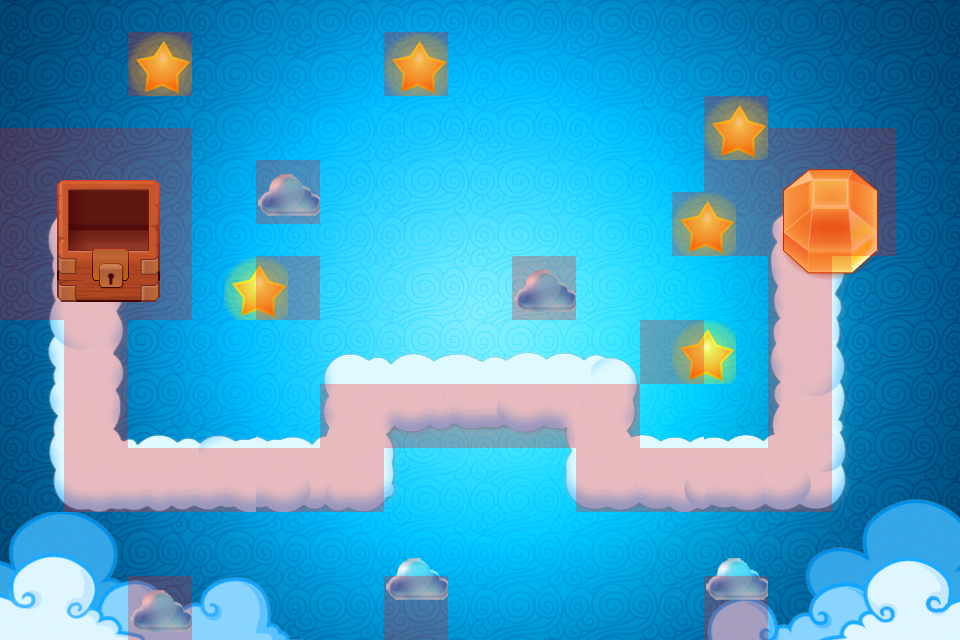

Rendered tile map (Tiled .tmx) drawn with the repository's tilesets; below, a short description and the map source with its tile grids summarised:
An orthogonal 30x20 tile map with 32x32 px tiles, 5 tile layers (background, firstLayer, secondLayer, fourLayer, ...), 4 tilesets and 2 objects (princess, monster).

<map version="1.0" orientation="orthogonal" renderorder="right-down" width="30" height="20" tilewidth="32" tileheight="32">
 <tileset firstgid="1" name="sky" tilewidth="32" tileheight="32">
  <image source="sky.png" width="960" height="640" />
 </tileset>
 <tileset firstgid="601" name="sky2" tilewidth="32" tileheight="32">
  <image source="sky2.png" width="960" height="482" />
 </tileset>
 <tileset firstgid="1051" name="level_1" tilewidth="32" tileheight="32">
  <image source="levelResource.png" width="1280" height="640" />
  <tile id="0">
   <properties>
    <property name="collidable" value="false" />
   </properties>
  </tile>
 </tileset>
 <tileset firstgid="1851" name="collidablesTileSet" tilewidth="32" tileheight="32">
  <image source="collidablesTileSet.png" width="192" height="64" />
  <tile id="0">
   <properties>
    <property name="collidable" value="true" />
   </properties>
  </tile>
  <tile id="1">
   <properties>
    <property name="collidable" value="true" />
   </properties>
  </tile>
  <tile id="6">
   <properties>
    <property name="collidable" value="true" />
   </properties>
  </tile>
  <tile id="7">
   <properties>
    <property name="collidable" value="true" />
   </properties>
  </tile>
 </tileset>
 <layer name="background" width="30" height="20">
  <data>[600 cells, 600 non-empty, 600 distinct tile ids]</data>
 </layer>
 <layer name="firstLayer" width="30" height="20">
  <data>[600 cells, 391 non-empty, 379 distinct tile ids]</data>
 </layer>
 <layer name="secondLayer" width="30" height="20">
  <data>[600 cells, 36 non-empty, 36 distinct tile ids]</data>
 </layer>
 <layer name="fourLayer" width="30" height="20">
  <data>[600 cells, 62 non-empty, 14 distinct tile ids]</data>
 </layer>
 <layer name="collidable" width="30" height="20">
  <data>[600 cells, 230 non-empty, 5 distinct tile ids]</data>
 </layer>
 <objectgroup name="princessObject">
  <object name="princess" x="814" y="240" />
 </objectgroup>
 <objectgroup name="monsterObject">
  <object name="monster" x="108" y="221" />
 </objectgroup>
</map>
